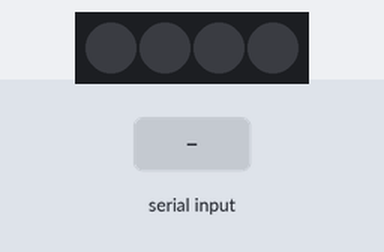
Bench run of a sketch on a simulated Arduino Uno, built with avr-gcc and run on an emulated ATmega328P. Shown: 4 RGB LEDs in strip order, left to right. The test bench sets the inputs (shaded band). Dim RGB values are drawn brighter than linear.

Above: at 1.2 s.
1.3 s: "90,45\n" received over Serial
At 2.46 s:
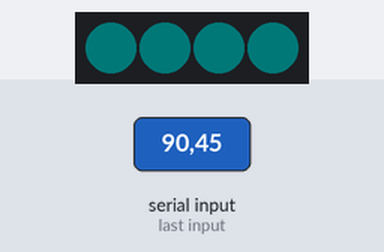
At 8.0 s:
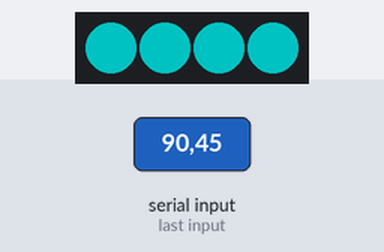
Timing chart, 0 to 9.5 s (numbered marks = the images above; inputs shaded):
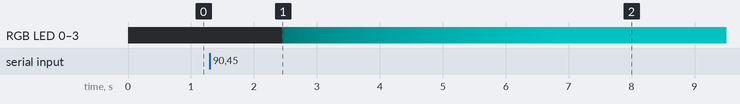

The sketch:

led.ino
```cpp
#include <Adafruit_NeoPixel.h>
#ifdef __AVR__
 #include <avr/power.h> // Required for 16 MHz Adafruit Trinket
#endif

#define LED_PIN 6
#define LED_COUNT 4
int tick = 0;
int prev_arg = 0;
int pointer = 0;
int ticks = 0;

int LED_RED = 0;
int LED_GREEN = 255;
int LED_BLUE = 255;
int brightness = 0;

Adafruit_NeoPixel strip(LED_COUNT, LED_PIN, NEO_GRB + NEO_KHZ800);

void setup() {
  #if defined(__AVR_ATtiny85__) && (F_CPU == 16000000)
    clock_prescale_set(clock_div_1);
  #endif

  strip.begin();           // INITIALIZE NeoPixel strip object (REQUIRED)
  strip.show();            // Turn OFF all pixels ASAP
  Serial.begin(115200);     // シリアル通信を初期化する。通信速度は9600bps
}

void loop() {
  if (Serial.available() > 0){
    strip.clear();
    String data = Serial.readString();
    int current = data.toInt();
    int diff = current - brightness;
    int is_up = diff > 0;
    int sgn = 1;
    if (!is_up) {
      sgn = -1;
      diff *= -1;
    }

     for (int i = 0; i < diff; i++) {
        for (int j = 0; j < LED_COUNT; j++) {
          strip.setPixelColor(j, strip.Color(LED_RED, LED_GREEN, LED_BLUE));
        }
        strip.setBrightness(brightness + sgn * i); // Set BRIGHTNESS to about 1/5 (max = 255)
        delay(50);
        strip.show();
    }
    brightness = current;
  }
}
```
